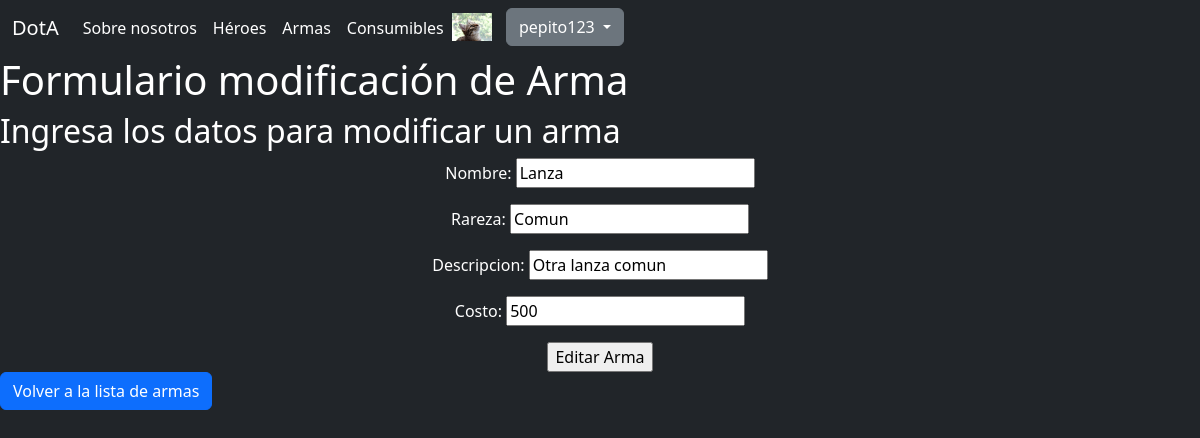
/preentrega3/editar-arma/7/ (signed in), run on an earlier commit of the app's database.
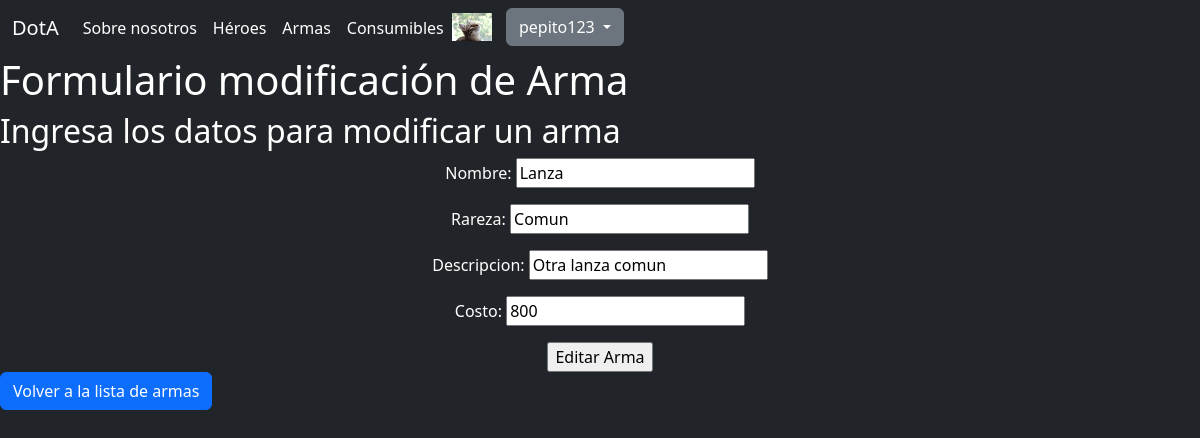
And on a later commit of the database.
### preentrega3/models.py (models this page shows, shortened)
class Arma(models.Model):
    nombre = models.CharField(max_length=32)
    rareza = models.CharField(max_length=16)
    descripcion = models.CharField(max_length=256)
    costo = models.IntegerField(default=1000)
    creador = models.ForeignKey(User, on_delete = models.SET_NULL, null = True)

### preentrega3/views.py (the view)
# urls.py: path('editar-arma/<id_de_arma>/', editar_arma, name='editar-arma'),
@login_required
def editar_arma(request, id_de_arma):
    arma_por_editar = Arma.objects.get(id = id_de_arma)
    if(request.method == "POST"):
        formulario_arma = ArmaFormulario(request.POST)
        print(formulario_arma)
        if(formulario_arma.is_valid):
            informacion_arma = formulario_arma.cleaned_data
            arma_por_editar.nombre = informacion_arma['nombre']
            arma_por_editar.rareza = informacion_arma['rareza']
            arma_por_editar.descripcion = informacion_arma['descripcion']
            arma_por_editar.costo = informacion_arma['costo']
            arma_por_editar.save()
            http_response = render(
            request=request,
            template_name='preentrega3/lista-armas.html'
            )
            return http_response
    else:
        formulario_arma = ArmaFormulario(initial={"nombre": arma_por_editar.nombre, "rareza": arma_por_editar.rareza,
                                                    "descripcion": arma_por_editar.descripcion, "costo": arma_por_editar.costo})
    return render(request, 'preentrega3/editar-arma.html', {"formulario_arma": formulario_arma, "id_de_arma": id_de_arma})

### preentrega3/forms.py
class ArmaFormulario(forms.Form):
    nombre = forms.CharField(required=True, max_length=32)
    rareza = forms.CharField(required=True, max_length=16)
    descripcion = forms.CharField(required=True, max_length=256)
    costo = forms.IntegerField(required=True)

### preentrega3/templates/preentrega3/editar-arma.html (shortened to what this page needs)
{% extends "layout.html" %}
{% block main %}
        <h1>Formulario modificación de Arma</h1>
        <h2>Ingresa los datos para modificar un arma</h2>
        <form method="post" style="width: 100%; max-width: 600px; margin: 0 auto; display: flex; flex-direction: column; justify-content: center; align-items: center;">
            {{formulario_arma.as_p}}
            <input type="submit" value="Editar Arma">
        </form>
        <a class="btn btn-primary" href="{% url 'armas' %}" role="button">Volver a la lista de armas</a>
{% endblock main %}

What changed in the data, as far as the page shows it:
changed Arma "Lanza": costo "500" → "800"
